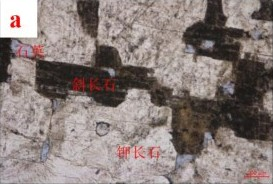
#> input picture PART1/raw_train_photos/1.jpg, 273 x 184 px, found by its file name; its folder holds only this picture in this run
$ python change.py
#> lines starting #> are read from the running program, lines starting #| are printed output that depends on the picture
import os
import cv2
import numpy as np


def process_images(original_dir, result_dir, target_dir):
#> called with result_dir = 'test1', target_dir = 'label1'
    if not os.path.exists(result_dir):
        os.makedirs(result_dir)

    if not os.path.exists(target_dir):
        os.makedirs(target_dir)

    images = [os.path.join(original_dir, f) for f in os.listdir(original_dir) if f.endswith(('.jpg', '.png'))]

    for path in images:
        img = cv2.imread(path)
#> img is the input picture: shape (184, 273, 3); mean B, G, R 121.9, 125.3, 137
        if img is None:
            print(f"Error loading image: {path}")
            continue

        gray = cv2.cvtColor(img, cv2.COLOR_BGR2GRAY)
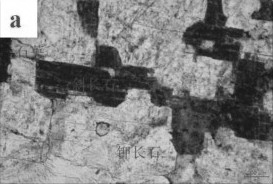
#> gray: shape (184, 273); min 18, max 255, mean 128.4
        small = cv2.resize(gray, (256, 256))
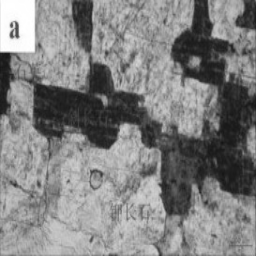
#> small: shape (256, 256); min 20, max 255, mean 128.3

        name = os.path.splitext(os.path.basename(path))[0]
        result_path = os.path.join(result_dir, f"{name}.npy")
        data = small.reshape((1, 256, 256))
        np.save(result_path, data)

        target_small = cv2.resize(gray, (256, 256))
        target_data = target_small.reshape((1, 256, 256))
        target_path = os.path.join(target_dir, f"{name}.npy")
        np.save(target_path, target_data)

        print(f"Processed: {name}")


original_dir = r'F:\pywork119\pythonProject\segmentation\PART1/raw_train_photos'
result_dir = 'test1'
target_dir = 'label1'

process_images(original_dir, result_dir, target_dir)

$ run again, on PART1/raw_train_photos/4.jpg
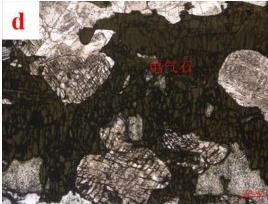
#> input picture PART1/raw_train_photos/4.jpg, 268 x 204 px, found by its file name
#> in process_images, img is the input picture: shape (204, 268, 3); mean B, G, R 74.2, 83.2, 92.3
#> in process_images, `gray = cv2.cvtColor(img, cv2.COLOR_BGR2GRAY)`:
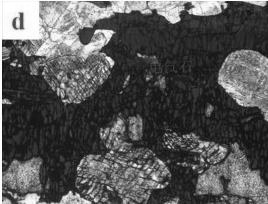
#> gray: shape (204, 268); min 1, max 255, mean 84.9
#> in process_images, `small = cv2.resize(gray, (256, 256))`:
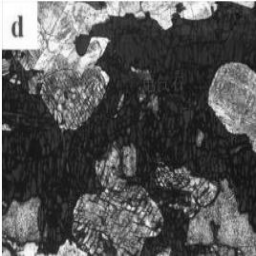
#> small: shape (256, 256); min 11, max 255, mean 84.8

$ run again, on PART1/raw_train_photos/5.jpg
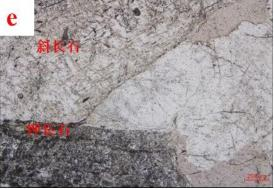
#> input picture PART1/raw_train_photos/5.jpg, 274 x 189 px, found by its file name
#> in process_images, img is the input picture: shape (189, 274, 3); mean B, G, R 153, 151.6, 157.9
#> in process_images, `gray = cv2.cvtColor(img, cv2.COLOR_BGR2GRAY)`:
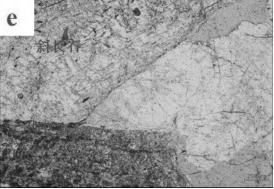
#> gray: shape (189, 274); min 3, max 255, mean 153.7
#> in process_images, `small = cv2.resize(gray, (256, 256))`:
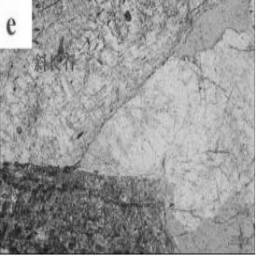
#> small: shape (256, 256); min 18, max 255, mean 153.6

$ run again, on PART1/raw_train_photos/6.jpg
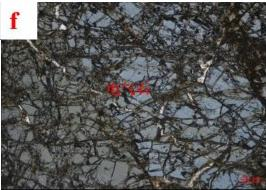
#> input picture PART1/raw_train_photos/6.jpg, 266 x 190 px, found by its file name
#> in process_images, img is the input picture: shape (190, 266, 3); mean B, G, R 83.2, 83.8, 83.5
#> in process_images, `small = cv2.resize(gray, (256, 256))`:
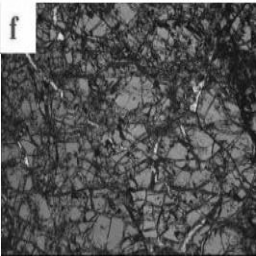
#> small: shape (256, 256); min 1, max 255, mean 83.5

$ run again, on PART1/raw_train_photos/10.jpg
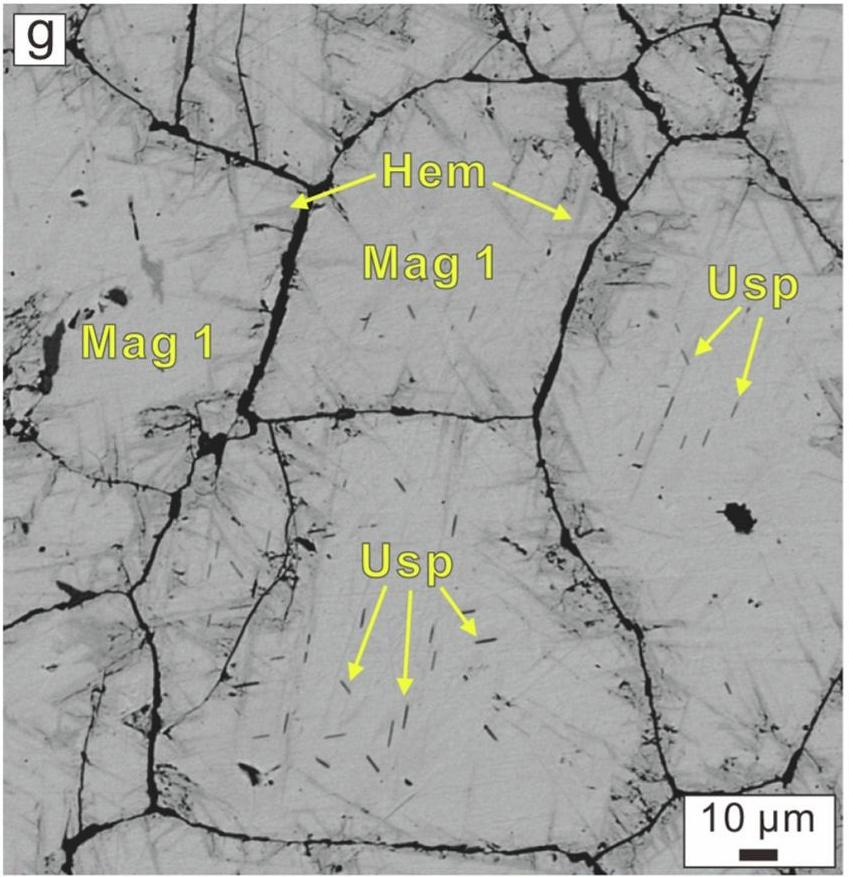
#> input picture PART1/raw_train_photos/10.jpg, 849 x 877 px, found by its file name
#> in process_images, img is the input picture: shape (877, 849, 3); mean B, G, R 158.7, 161.4, 160.5
#> in process_images, `gray = cv2.cvtColor(img, cv2.COLOR_BGR2GRAY)`:
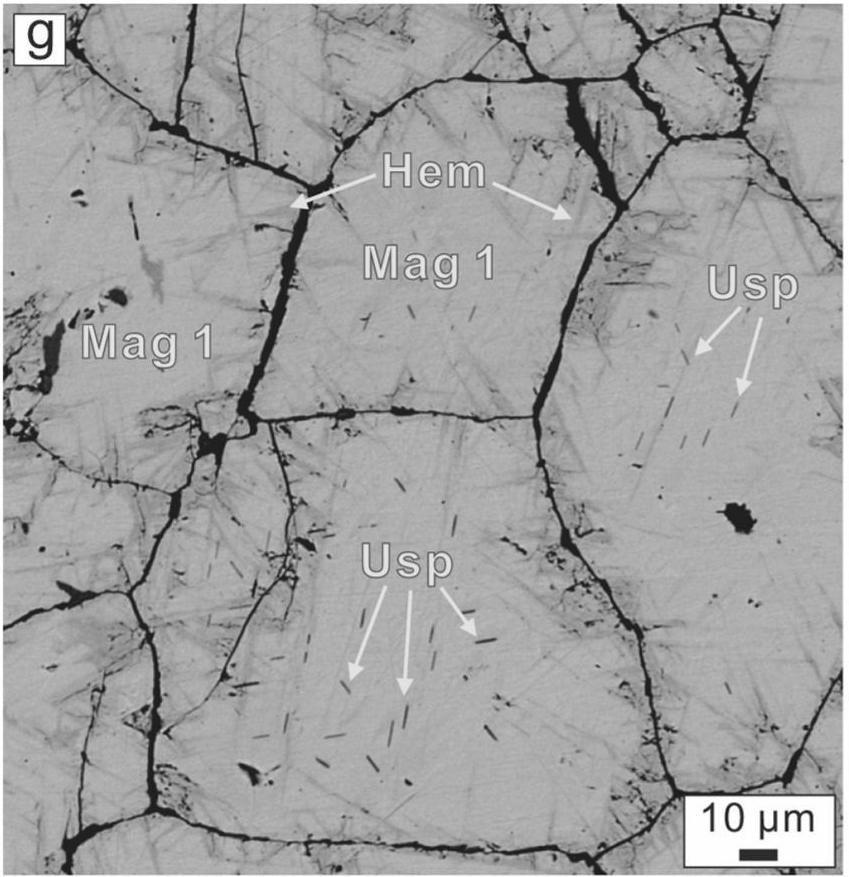
#> gray: shape (877, 849); min 8, max 255, mean 160.7
#> in process_images, `small = cv2.resize(gray, (256, 256))`:
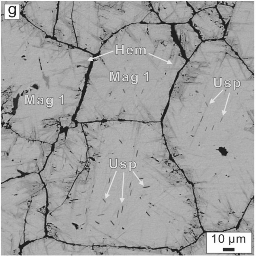
#> small: shape (256, 256); min 20, max 255, mean 160.7
